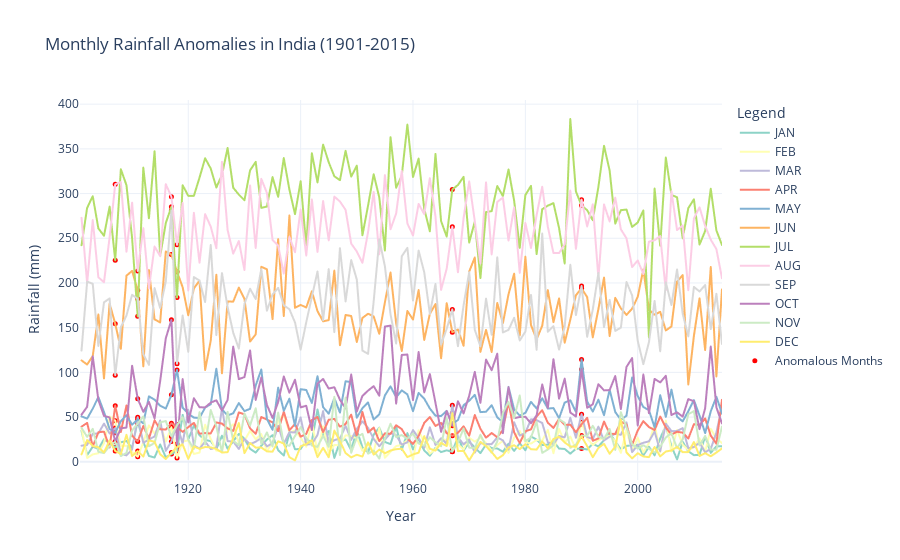

Notebook code for this chart:
### Code cell
#The variability is most pronounced during the monsoon months (June to September), which reflects the critical role of these months in India’s rainfall dynamics. Anomalies in non-monsoon months, while less 
#frequent, highlight periods of unusual weather patterns, potentially linked to climate variability or regional disturbances. This graph underscores the uneven distribution and high dependence on monsoonal 
#rainfall for India’s water resources.

# preparing data for monthly anomalies
monthly_anomalies = []
for column in monthly_columns:
    for _, row in monthly_anomalies_df.iterrows():
        monthly_anomalies.append({'Year': row['YEAR'], 'Month': column, 'Rainfall': row[column]})

monthly_anomalies_df_long = pd.DataFrame(monthly_anomalies)

fig_monthly_anomalies = px.line(
    rainfall_data,
    x='YEAR',
    y=monthly_columns,
    labels={'YEAR': 'Year', 'value': 'Rainfall (mm)', 'variable': 'Month'},
    title='Monthly Rainfall Anomalies in India (1901-2015)',
    color_discrete_sequence=px.colors.qualitative.Set3
)

fig_monthly_anomalies.add_trace(go.Scatter(
    x=monthly_anomalies_df_long['Year'],
    y=monthly_anomalies_df_long['Rainfall'],
    mode='markers',
    name='Anomalous Months',
    marker=dict(color='red', size=5, symbol='circle')
))

fig_monthly_anomalies.update_layout(
    template='plotly_white',
    legend=dict(title="Legend"),
    height=500
)

fig_monthly_anomalies.show()
